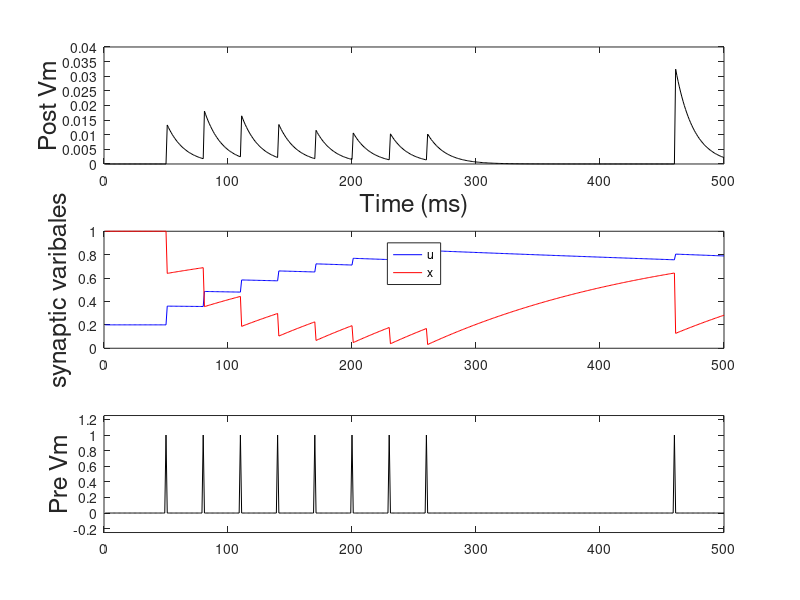

Recreate this plot in MATLAB.
%% firing of a single symnpse with u and x updating 
% check how to incorporate decay of post synaptic Vm
% synaptic parameters

SimLength = 500;   %simulation length
tau_decay = 200;    %recovery of synaptic resources 
tau_facil = 1500;   %recovery time of utilisation factor 
tau_m   =  15;
U = 0.2;            %Baseline utilisation factor 
x_init = 1; 
Input = zeros(1,SimLength);                      
tps = [50; 80; 110; 140; 170; 200; 230; 260; 460];
Input(tps) = 1; 

U_log = zeros(1, SimLength);
X_log = zeros(1, SimLength);
Spikelog = zeros(1, SimLength);
V_log = zeros(1, SimLength);

%starting parameters
u = U; x = x_init; v = 0;
for t = 1:SimLength

    %log current values of u and x
    U_log(t) = u; X_log(t) = x;
    efficacy = u.*x;
    % only calculate post when receiving input
    if Input(t) >= 1
        spike = Input(t)*efficacy;
        Spikelog(t)    = spike;
    else
        spike = 0;
    end 

    V_log(t) = v;
    v = v + (1./tau_m) .* (spike-v);

    %update values
    u = u + (((U - u)/tau_facil) + U.*(1-u).*Input(t));
    x = x + (((1-x)/tau_decay) - (u.*x.*Input(t)));
end

subplot(3,1,1)
plot(1:SimLength,V_log,'k')
ylabel('Post Vm','FontSize',18)
xlabel('Time (ms)','FontSize',18)

subplot(3,1,2)
plot(1:SimLength,U_log,'b')
ylabel('synaptic varibales','FontSize',18)
hold on
plot(1:SimLength,X_log,'r')
legend('u', 'x' ,'Location','north')

subplot(3, 1, 3)
plot(1:SimLength,Input,'k')
ylabel('Pre Vm','FontSize',18)
ylim([-0.25 1.25])


